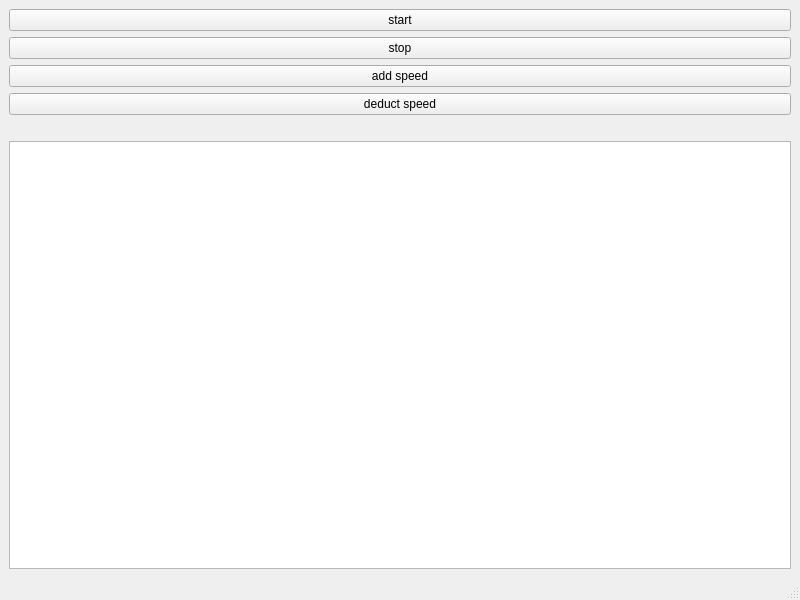
<?xml version="1.0" encoding="UTF-8"?>
<ui version="4.0">
 <class>MainWindow</class>
 <widget class="QMainWindow" name="MainWindow">
  <property name="enabled">
   <bool>true</bool>
  </property>
  <property name="geometry">
   <rect>
    <x>0</x>
    <y>0</y>
    <width>800</width>
    <height>600</height>
   </rect>
  </property>
  <property name="minimumSize">
   <size>
    <width>800</width>
    <height>600</height>
   </size>
  </property>
  <property name="maximumSize">
   <size>
    <width>800</width>
    <height>600</height>
   </size>
  </property>
  <property name="baseSize">
   <size>
    <width>800</width>
    <height>600</height>
   </size>
  </property>
  <property name="windowTitle">
   <string>Lab1-1</string>
  </property>
  <widget class="QWidget" name="centralwidget">
   <layout class="QGridLayout" name="gridLayout">
    <item row="2" column="0">
     <widget class="QPushButton" name="addSpeed">
      <property name="text">
       <string>add speed</string>
      </property>
     </widget>
    </item>
    <item row="1" column="0">
     <widget class="QPushButton" name="stopMoving">
      <property name="enabled">
       <bool>true</bool>
      </property>
      <property name="text">
       <string>stop</string>
      </property>
     </widget>
    </item>
    <item row="5" column="0">
     <widget class="QGraphicsView" name="graphicsView">
      <property name="verticalScrollBarPolicy">
       <enum>Qt::ScrollBarAlwaysOff</enum>
      </property>
      <property name="horizontalScrollBarPolicy">
       <enum>Qt::ScrollBarAsNeeded</enum>
      </property>
     </widget>
    </item>
    <item row="0" column="0">
     <widget class="QPushButton" name="startMoving">
      <property name="text">
       <string>start</string>
      </property>
     </widget>
    </item>
    <item row="3" column="0">
     <widget class="QPushButton" name="deductSpeed">
      <property name="text">
       <string>deduct speed</string>
      </property>
     </widget>
    </item>
    <item row="4" column="0">
     <widget class="QLabel" name="speed">
      <property name="text">
       <string/>
      </property>
      <property name="alignment">
       <set>Qt::AlignCenter</set>
      </property>
     </widget>
    </item>
   </layout>
  </widget>
  <widget class="QMenuBar" name="menubar">
   <property name="geometry">
    <rect>
     <x>0</x>
     <y>0</y>
     <width>800</width>
     <height>22</height>
    </rect>
   </property>
   <property name="autoFillBackground">
    <bool>false</bool>
   </property>
  </widget>
  <widget class="QStatusBar" name="statusbar"/>
 </widget>
 <resources/>
 <connections/>
</ui>
